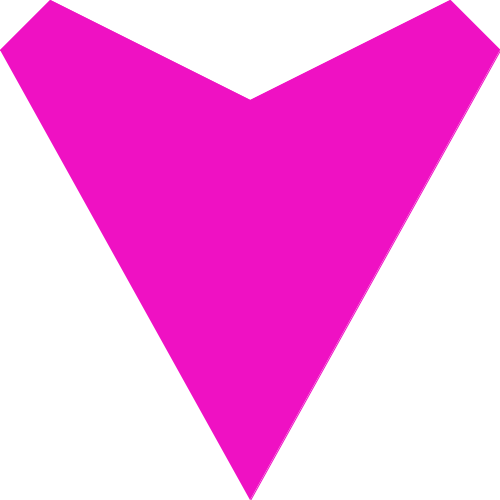
Frame 1 (no input)
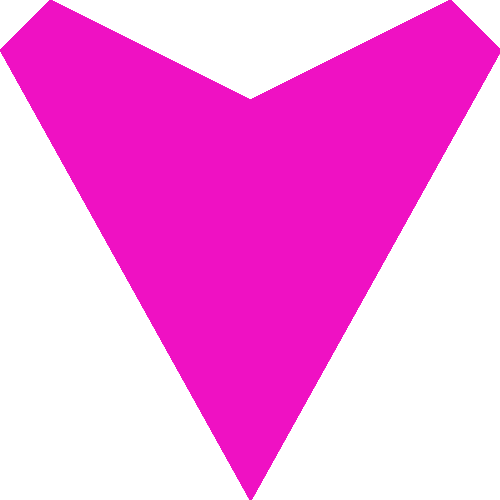
Frame 60 (the mouse pressed at the canvas centre just before this capture)
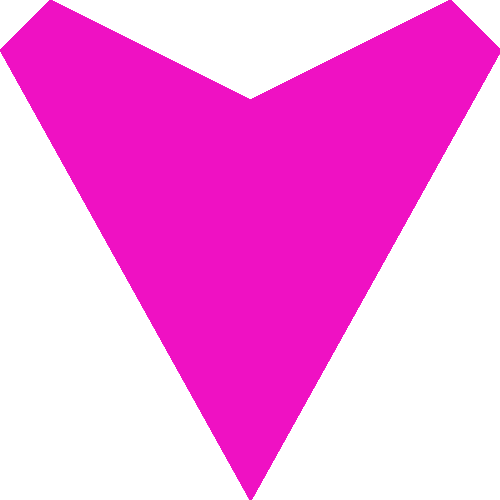
Frame 120 (the mouse held since frame 60 and released just before this capture)

The Processing sketch that drew these frames (run headless with seeded random() and noise(); from frame 60 on, the mouse is pressed at the canvas centre):

// Processing sketch: processing_173047
// ── processing_173047.pde

int counter;

void setup() {  //setup function called initially, only once
  size(500, 500);
  background(255);  //set background white
  colorMode(RGB);   //set colors to Hue, Saturation, Brightness mode
  counter = 0;
}

void draw() {  //draw function loops 

fill(239, 17, 195);
stroke (239, 17, 195);
 beginShape ();

vertex (0, 50);
vertex (50, 0);
vertex (250, 100);

vertex (450, 0);
vertex (500, 50);
vertex (250, 500);
endShape();
}
